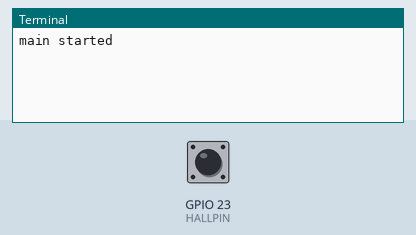
Recording of a program running on a simulated Raspberry Pi (BCM pin numbers). Shown: the last lines printed to the terminal. Inputs (shaded band) come from the test bench; at power-on: GPIO 23 (HALLPIN) HIGH. The clock reads 2024-03-15 10:24:30 at power-on unless the program sets it.

Above: at 1.2 s.
1.3 s: GPIO 23 (HALLPIN) pulsed LOW 2 times (0.12 s each, 0.3 s apart)
At 1.63 s:
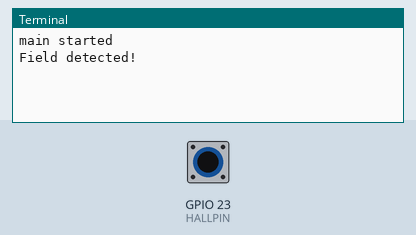
At 2.9 s:
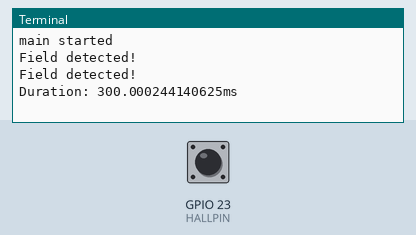

The program:

hall.py
```python
import RPi.GPIO as GPIO
import signal
import sys
import time

def signal_handler(sig, frame):
    GPIO.cleanup()
    sys.exit(0)

def sensor_callback(channel):
    print("Field detected!")
    global callback_entered
    global last_time
    global current_time
    if callback_entered:
        current_time = time.time()*1000
        duration = current_time - last_time
        print('Duration: {}ms'.format(duration))
        last_time = current_time
    else:
        last_time = time.time()*1000
        callback_entered = True

HALLPIN = 23

callback_entered = False

last_time = 0
current_time = 0

if __name__ == '__main__':
    print("main started")
    GPIO.setmode(GPIO.BCM)
    GPIO.setup(HALLPIN, GPIO.IN, pull_up_down=GPIO.PUD_UP)
    GPIO.add_event_detect(HALLPIN, GPIO.RISING,
            callback=sensor_callback)

    signal.signal(signal.SIGINT, signal_handler)
    signal.pause()
```

Measured:
- after the input at 1.3 s, the terminal: prints a new line after 0.12 s (image 1)
